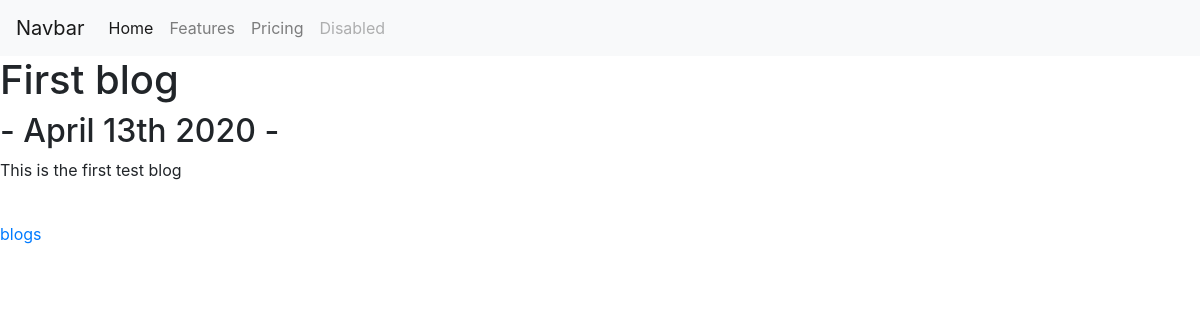
Page /blog/1/ on the committed database.
### blog/models.py (models this page shows, shortened)
class Blogs(models.Model):
    title = models.CharField(max_length=200)
    description = models.TextField()
    date = models.DateField()

### blog/views.py (the view)
# urls.py: path('<int:blog_id>/',views.detail, name = "detail"),
def detail(request, blog_id):
    blog = get_object_or_404(Blogs, pk=blog_id)
    return render(request, 'blog/detail.html',{'blog':blog})

### blog/templates/blog/detail.html
{% extends 'portfolio/base.html' %}
{% block content %}
<h1>{{ blog.title }}</h2>
<h2>- {{ blog.date|date:'F jS Y' }} - </h2>
<p>{{ blog.description|striptags }}</p>
<br>
<a href="{% url 'blog:all_blogs' %}">blogs</a>
{% endblock %}

### rows in the picture
Blogs: title "First blog", date "April 13th 2020", description "This is the first test blog"
